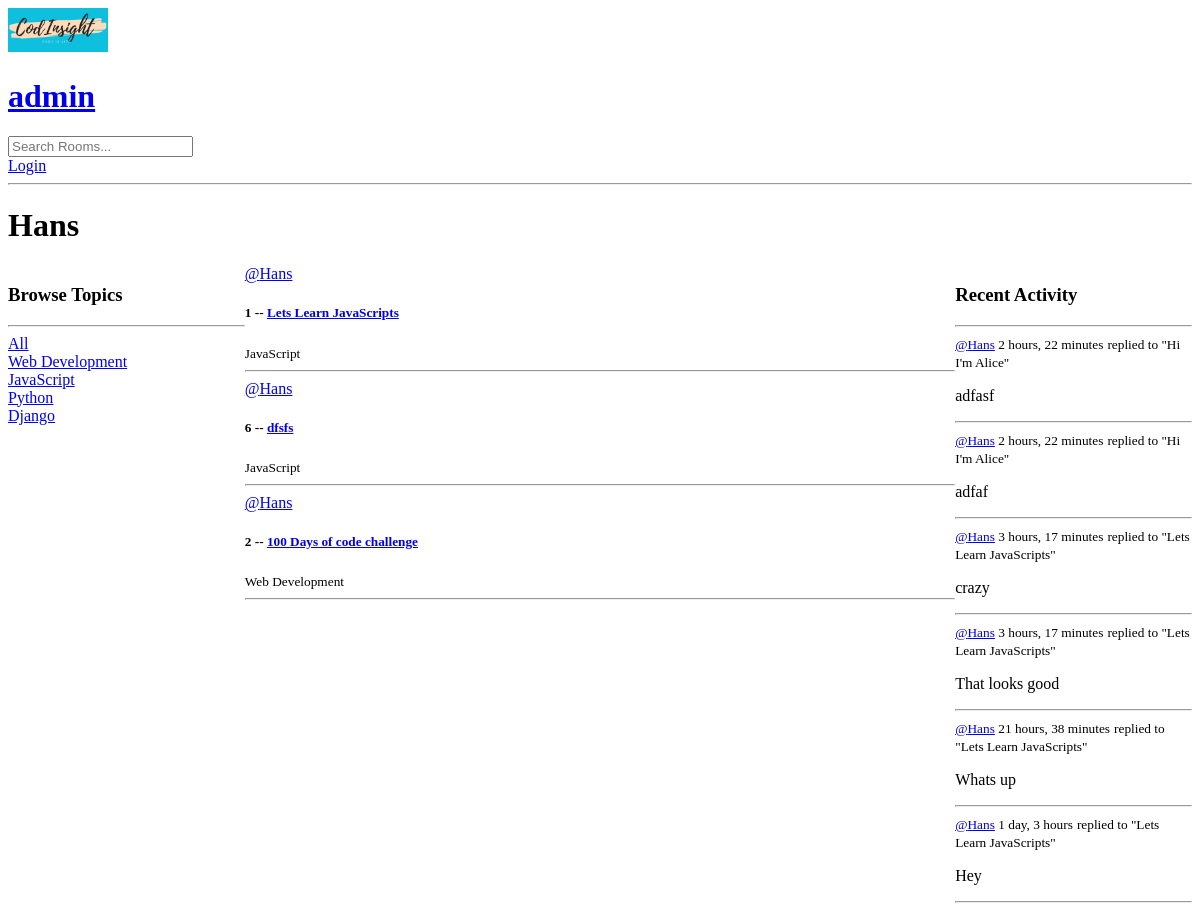
The app's page /profile/1/, older data.
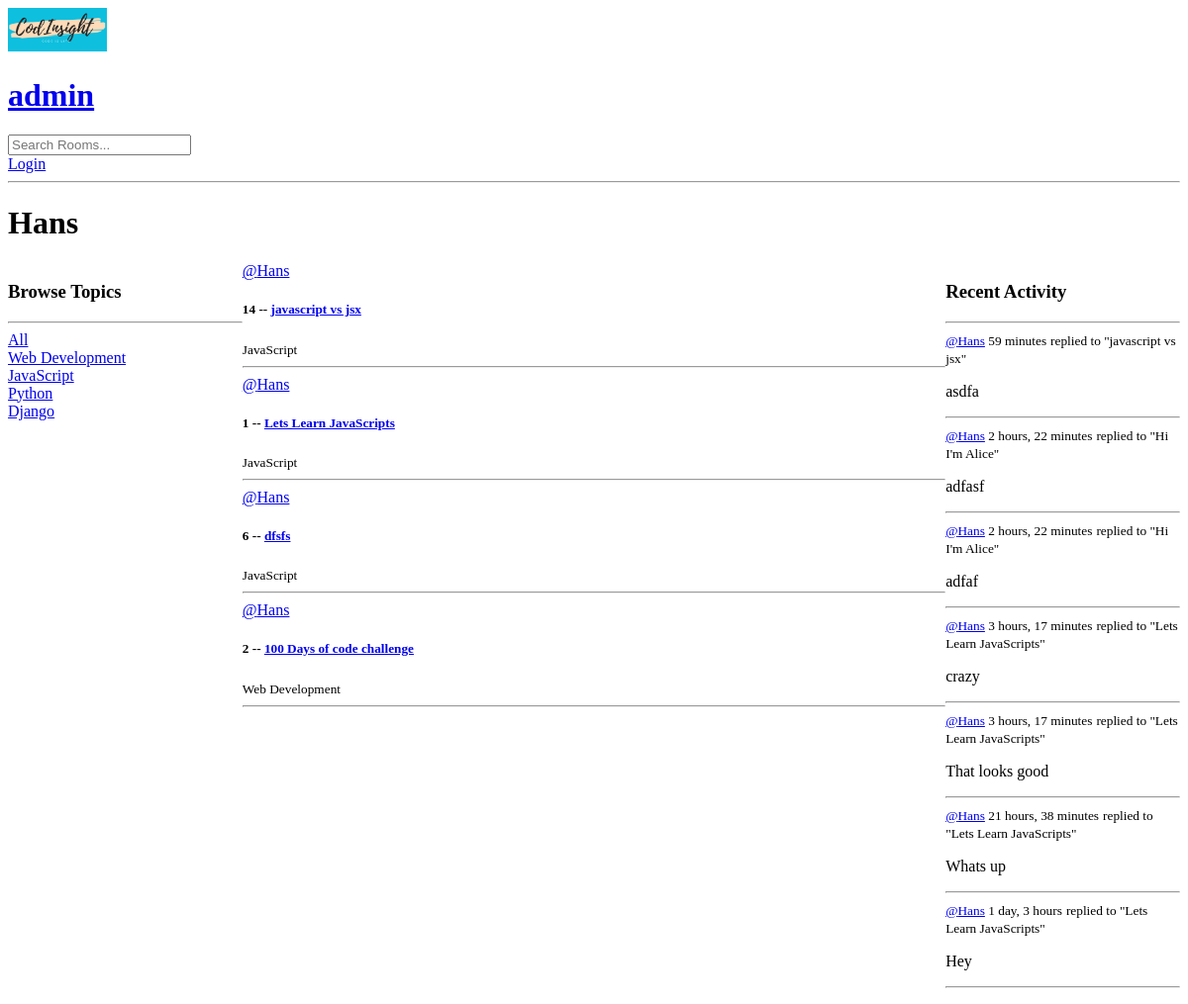
The same page, newer data.
### base/models.py (models this page shows, shortened)
class Topic(models.Model):
    name = models.CharField(max_length=200)

class Room(models.Model):
    host = models.ForeignKey(User, on_delete=models.SET_NULL, null=True)
    topic = models.ForeignKey(Topic, on_delete=models.SET_NULL, null=True)
    name = models.CharField(max_length=200)
    description = models.TextField(null=True, blank=True)
    participants = models.ManyToManyField(User, related_name='rooms', blank=True)
    updated = models.DateTimeField(auto_now=True)
    created = models.DateTimeField(auto_now_add=True)
    class Meta:
        ordering = ['-updated', '-created']
    def __str__(self):
        return self.name

class Message(models.Model):
    user = models.ForeignKey(User, on_delete=models.CASCADE)
    room = models.ForeignKey(Room, on_delete=models.CASCADE)
    body = models.TextField()
    updated = models.DateTimeField(auto_now=True)
    created = models.DateTimeField(auto_now_add=True)
    class Meta:
        ordering = ['-updated', '-created']
    def __str__(self):
        return self.body[0: 50]

### base/views.py (the view)
# urls.py: path('profile/<str:pk>/', views.userProfile, name="user-profile"),
def userProfile(request, pk):
    user = User.objects.get(id=pk)
    rooms = user.room_set.all()
    room_messages = user.message_set.all()
    topics = Topic.objects.all()
    context = {
        'user': user,
        'rooms': rooms,
        'room_messages': room_messages,
        'topics': topics,
    }
    return render(request, 'base/profile.html', context)

### base/templates/base/profile.html (shortened to what this page needs)
{% extends 'main.html' %}
{% block content%}
<h1>{{user.username}}</h1>
<div class="profile-container">
    <div>
        {% include 'base/topics.html'%}
    </div>
    <div>
        {% include 'base/feed.html' %}
    </div>
    <div>
        {% include 'base/activity.html' %}
    </div>
</div>
{% endblock%}

### templates/main.html (shortened to what this page needs)
<!DOCTYPE html>
{% load static %}
<html lang="en">
<head>
    <link rel="stylesheet" href="{% static 'styles/main.css' %}">
</head>
<body>
    {% include 'navbar.html'%}
    {% block content%}
    {% endblock %}
</body>
</html>

### templates/navbar.html
{% load static %}
    <a href="/">
        <div class="logo-container">
            <img src="{% static 'images/img.jpg'%}" alt="">
        </div>
    </a>
    <a href="/admin">
        <h1>admin</h1>
    </a>
    <form method="GET" action = "{%url 'homeAsViewName'%}">
        <input type="text" name="q" placeholder="Search Rooms...">
    </form>
    {% if request.user.is_authenticated %}
    <p>Hello, {{request.user}}</p>
    <a href="{% url 'logout' %}">Logout</a>
    {% else %}
    <a href="{% url 'login' %}">Login</a>
    {%endif%}
    <hr>

### base/templates/base/topics.html
<h3>Browse Topics</h3>
<hr>
<div>
    <a href="{%url 'homeAsViewName' %}">All</a>
</div>
{% for topic in topics %}
<div>
    <a href="{%url 'homeAsViewName' %}?q={{topic.name}}">{{topic.name}}</a>
</div>
{% endfor %}

### base/templates/base/feed.html (shortened to what this page needs)
<div class="">
    {% for room in rooms %}
        <div>
            <a href="{% url 'user-profile' room.host.id %}">@{{room.host.username}}</a>
            <h5>{{room.id}} -- <a href="{% url 'room' room.id%}">{{room.name}}</a> </h5>
            <small>{{room.topic.name}}</small>
        </div>
        <hr>
    {% endfor %}
</div>

### base/templates/base/activity.html (shortened to what this page needs)
<h3>Recent Activity</h3>
<hr>
{% for message in room_messages %}
<div>
    <small> <a href="{% url 'user-profile' message.user.id%}">@{{message.user}}</a>  {{message.created|timesince}}</small>
    <small>replied to "{{message.room}}"</small>
    <p>{{message}}</p>
    <hr>
</div>
{% endfor%}

### static/styles/main.css (style rules this page uses)
.logo-container { width: 100px; }
.logo-container img { width: 100%; }

### base/templates/base/profile.html (style rules this page uses)
.profile-container { display: grid; grid-template-columns: 1fr 3fr 1fr; }

Row changes from the older to the newer data that the page shows:
added Room: host.username "Hans", id "14", name "javascript vs jsx", topic.name "JavaScript"
added Message: user "Hans", created "59 minutes", room "javascript vs jsx", body "asdfa"
